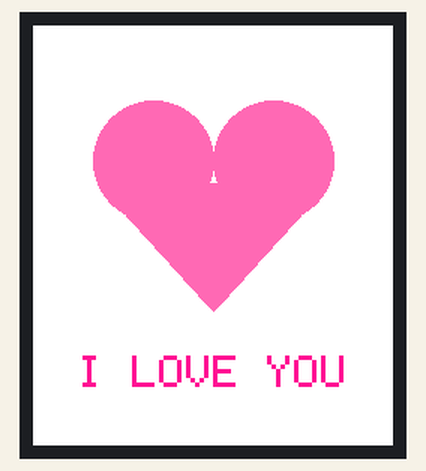
Simulated run of this sketch. Board: Arduino Mega 2560, built for the host (arithmetic inside an expression is 32-bit, double 64-bit). Shown: 240×280 colour display. What the sketch prints to the serial monitor is not drawn.

Above: at 0.3 s.

The sketch:

display_test.ino
```cpp
#include <SPI.h>
#include <Adafruit_GFX.h>
#include <Adafruit_ST7789.h>

#define TFT_CS   17
#define TFT_DC   16
#define TFT_RST  4
#define TFT_SCLK 18
#define TFT_MOSI 23

Adafruit_ST7789 tft(TFT_CS, TFT_DC, TFT_RST);

void setup() {
  Serial.begin(115200);

  SPI.begin(TFT_SCLK, -1, TFT_MOSI);

  tft.init(240, 280);
  tft.setRotation(0);

  uint16_t PINK = tft.color565(255, 105, 180);
  uint16_t DARK_PINK = tft.color565(255, 20, 147);

  // White background
  tft.fillScreen(ST77XX_WHITE);

  // Pink heart
  tft.fillCircle(80, 90, 40, PINK);
  tft.fillCircle(160, 90, 40, PINK);

  tft.fillTriangle(
    43, 105,
    197, 105,
    120, 190,
    PINK
  );

  // I LOVE YOU text
  tft.setTextColor(DARK_PINK);
  tft.setTextSize(3);
  tft.setCursor(30, 220);
  tft.print("I LOVE YOU");

  Serial.println("Display Test OK!");
}

void loop() {
}
```
